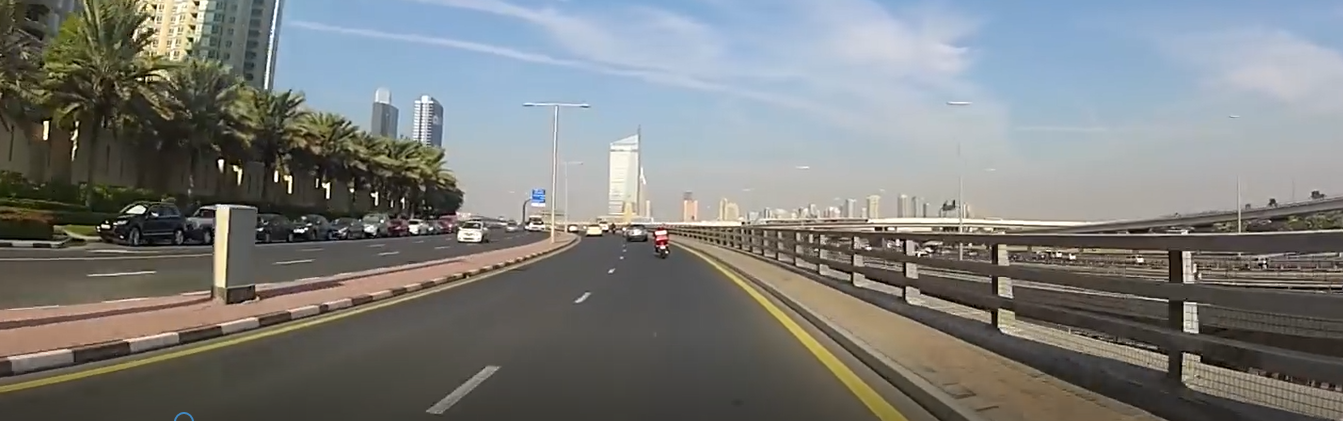
#> input picture pra/05_lane_detect/lane.png, 1343 x 421 px
$ python lane_detect_02.py
#> lines starting #> are read from the running program, lines starting #| are printed output that depends on the picture; after the words box and inside, x2 and y2 are one past the last pixel; in counts of white or black regions, pixels touching at a corner belong together
import cv2
import numpy as np

lane_img = cv2.imread('lane.png',-1)
#> lane_img is the input picture: shape (421, 1343, 3); mean B, G, R 122.8, 124.9, 123.2
hsv = cv2.cvtColor(lane_img,cv2.COLOR_BGR2HSV)
#> hsv: shape (421, 1343, 3); mean H, S, V 49.4, 49.9, 135.6
low_yellow = np.array([15,90,140])
high_yellow = np.array([50,160,255])
mask = cv2.inRange(hsv,low_yellow,high_yellow)
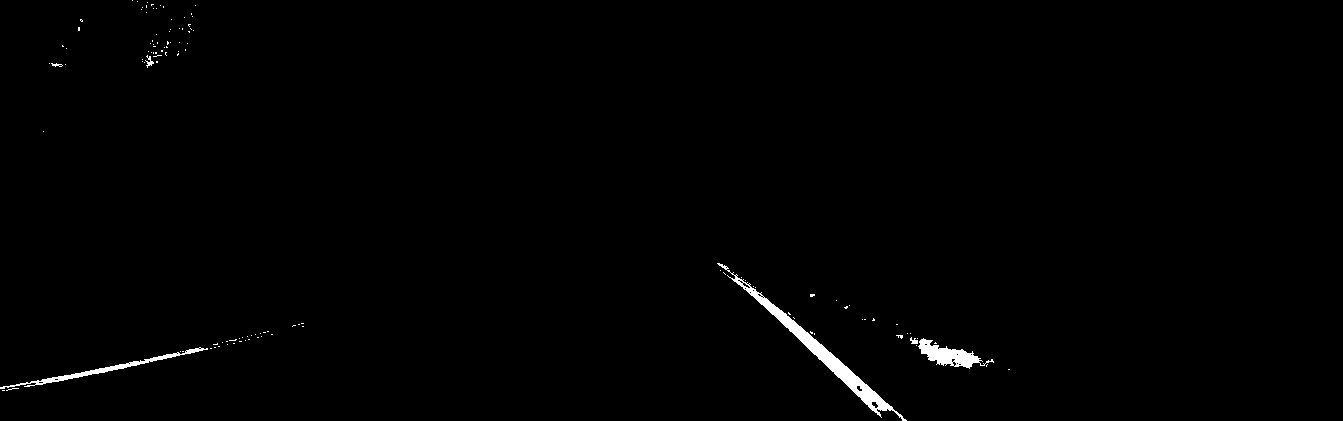
#> mask: shape (421, 1343); 0.78% white; 121 white regions (115 under 20 px), largest, box (x1, y1, x2, y2) and area: (717, 263, 907, 421) 2281, (918, 338, 994, 369) 920, (0, 347, 208, 389) 799, (145, 55, 154, 68) 46, (910, 337, 918, 344) 35, (51, 63, 63, 67) 25

lane_img = cv2.imread('lane.png',-1)
blur = cv2.GaussianBlur(lane_img,(5,5),0)
hsv = cv2.cvtColor(blur,cv2.COLOR_BGR2HSV)
#> hsv: shape (421, 1343, 3); mean H, S, V 49.3, 48.4, 135.6

low_yellow = np.array([15,90,140])
high_yellow = np.array([50,160,255])
mask = cv2.inRange(hsv,low_yellow,high_yellow)
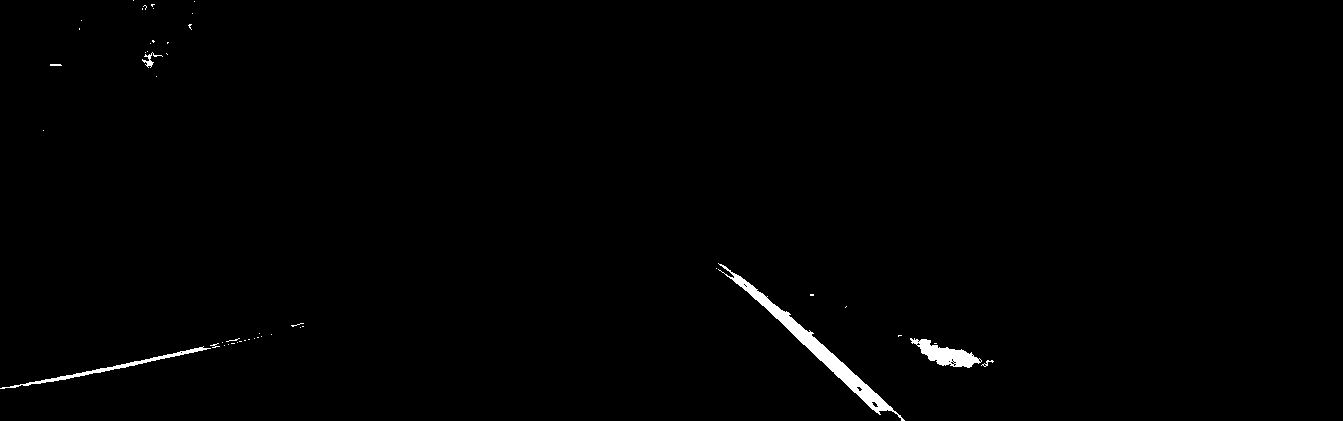
#> mask: shape (421, 1343); 0.78% white; 47 white regions (40 under 20 px), largest, box (x1, y1, x2, y2) and area: (718, 263, 905, 421) 2493, (910, 338, 982, 368) 938, (0, 346, 211, 389) 685

canny = cv2.Canny(mask,50,150)
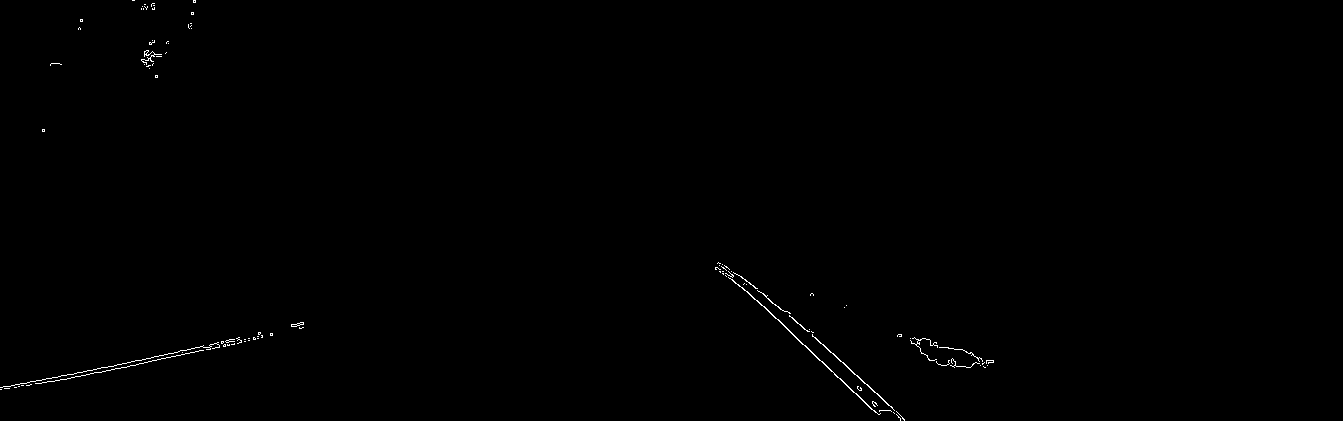
#> canny: shape (421, 1343); 0.3% white in thin lines or dots, all inside (x1, y1, x2, y2) = (0, 0, 994, 421)

lines = cv2.HoughLinesP(canny,1,np.pi/180,50,maxLineGap=50,minLineLength=20)
#> lines = [[729, 275, 878, 414], [54, 381, 272, 335], [767, 295, 904, 419], [9, 386, 303, 324], [0, 389, 296, 326], [741, 276, 843, 362], [721, 266, 805, 345], [726, 273, 875, 412]]
for line in lines:
    x1,y1,x2,y2 = line[0]
    cv2.line(lane_img,(x1,y1),(x2,y2),(255,0,0),3)
#> this loop made 8 passes
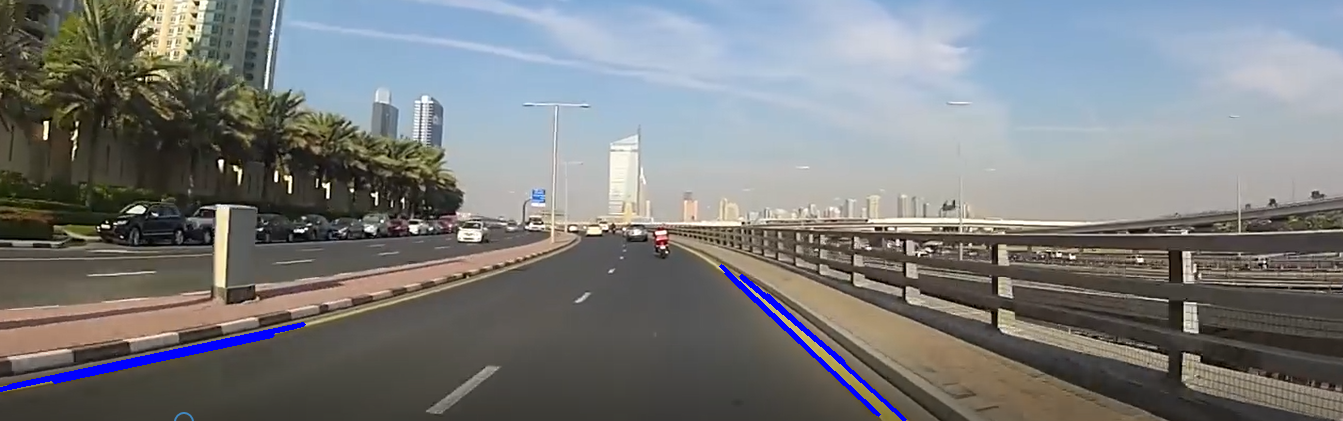
#> lane_img: shape (421, 1343, 3); 0.85% of pixels changed, all inside (x1, y1, x2, y2) = (0, 264, 907, 421)

cv2.imshow('lane_img',lane_img)
